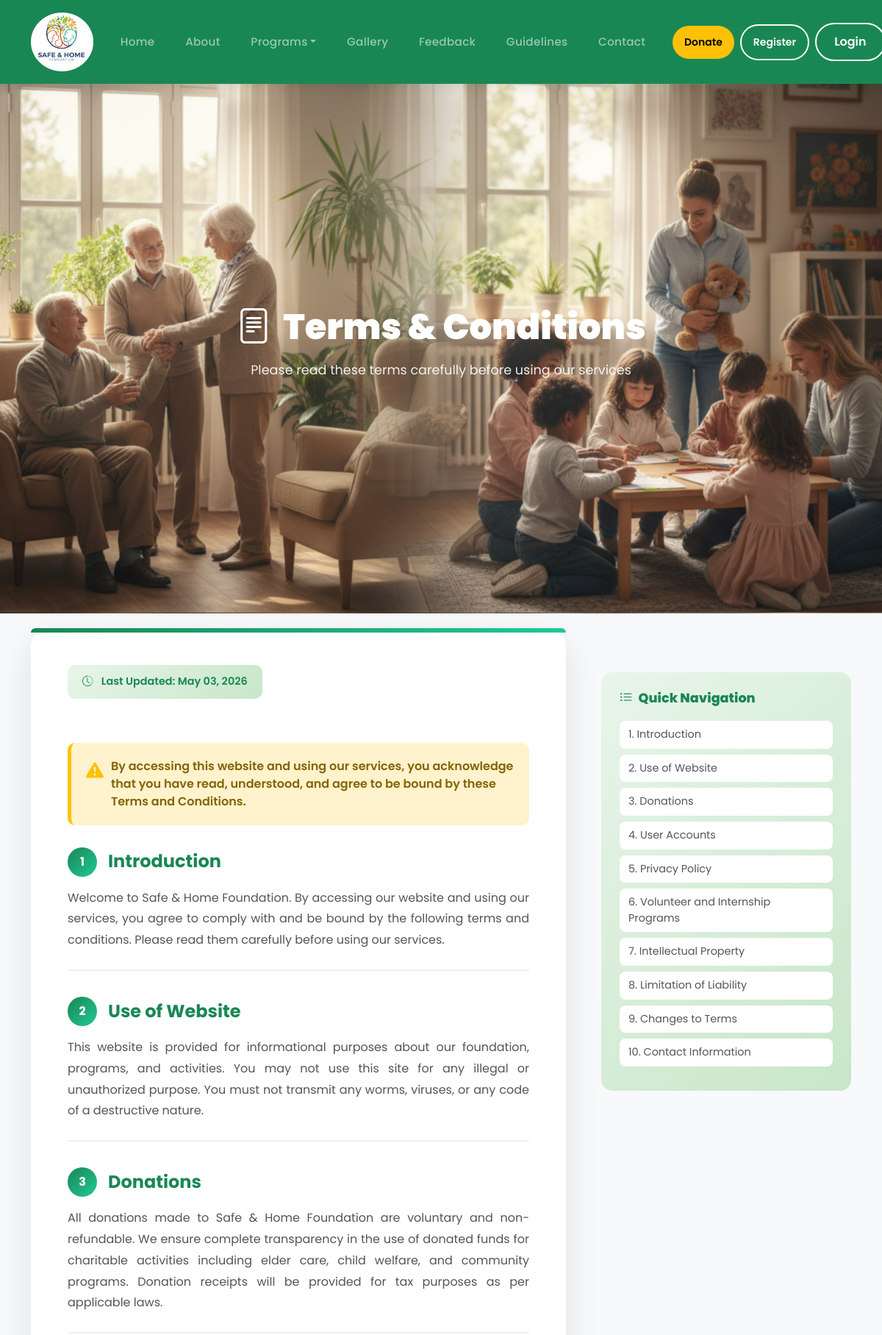
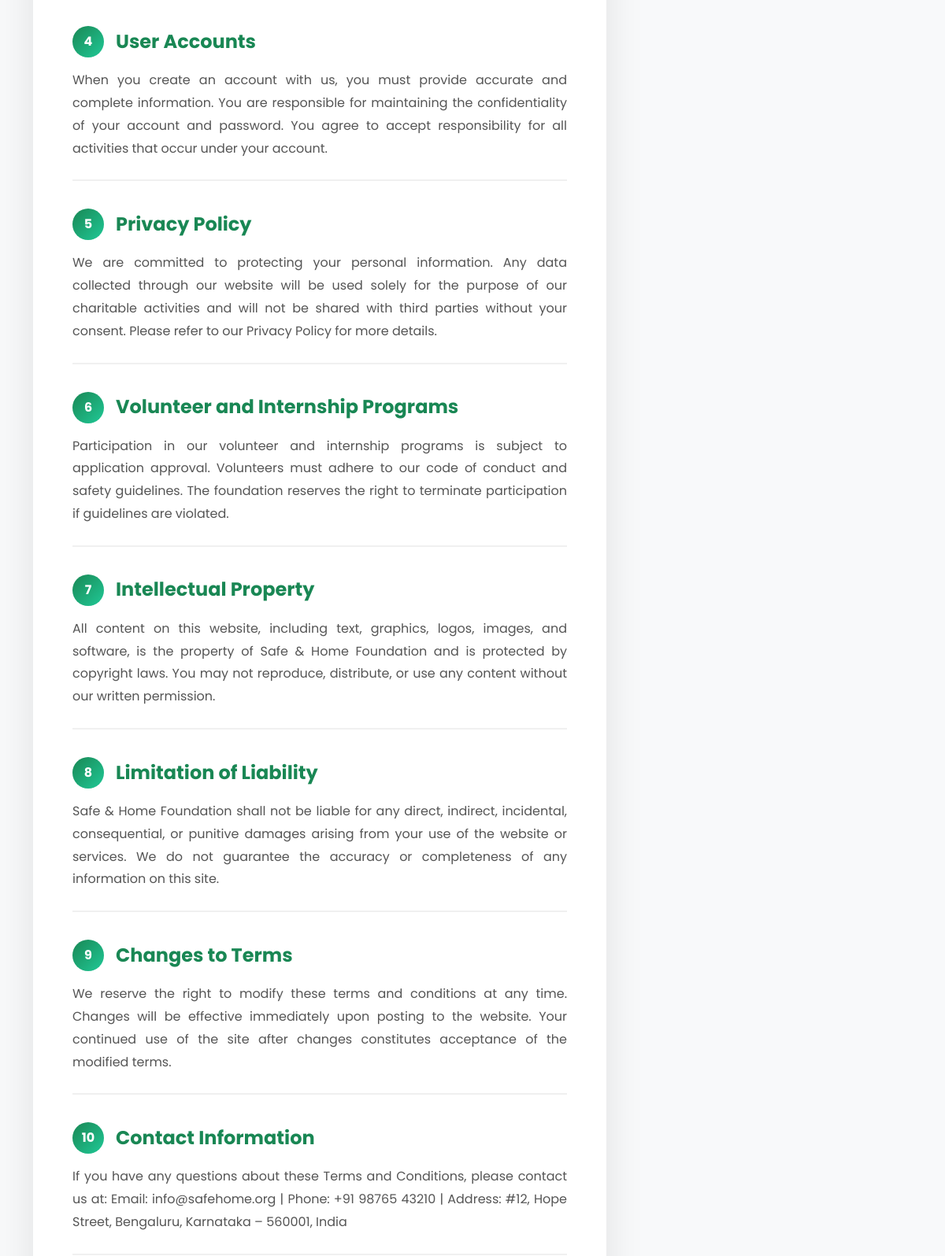
Page /terms.php (upper part) on the committed database (2 pictures, top to bottom).
### tables this page shows
CREATE TABLE `terms_conditions` (
  `id` int(11) NOT NULL,
  `section_title` varchar(200) NOT NULL,
  `section_content` text NOT NULL,
  `section_order` int(11) DEFAULT 0,
  `is_active` tinyint(1) DEFAULT 1,
  `updated_at` timestamp NOT NULL DEFAULT current_timestamp() ON UPDATE current_timestamp()
);

### terms.php (the view, shortened to what this page needs)
<?php
include('includes/db_connect.php');
$result = mysqli_query($conn, "SELECT * FROM terms_conditions WHERE is_active=1 ORDER BY section_order ASC");
$total = mysqli_num_rows($result);
?>
<!doctype html>
<html lang="en">
<head>
  <link href="https://cdn.jsdelivr.net/npm/bootstrap@5.3.3/dist/css/bootstrap.min.css" rel="stylesheet" />
  <link rel="stylesheet" href="https://cdn.jsdelivr.net/npm/bootstrap-icons@1.10.5/font/bootstrap-icons.css">
</head>
<body>
<?php include "./includes/navbar.php" ?>
<section class="hero">
  <div class="container">
    <h1><i class="bi bi-file-text me-3"></i>Terms & Conditions</h1>
    <p class="mt-3">Please read these terms carefully before using our services</p>
  </div>
</section>
<section style="padding: 80px 0;">
  <div class="container">
    <div class="row g-5">
      <div class="col-lg-8">
        <div class="terms-container">
          <div class="last-updated">
            <i class="bi bi-clock-history me-2"></i>
            Last Updated: <?php echo date('F d, Y'); ?>
          </div>
          <div class="notice-box">
            <div class="d-flex align-items-start">
              <i class="bi bi-exclamation-triangle-fill"></i>
              <p>
                By accessing this website and using our services, you acknowledge that you have read, understood,
                and agree to be bound by these Terms and Conditions.
              </p>
            </div>
          </div>
          <?php if($total > 0): ?>
            <?php $counter = 1; ?>
            <?php while($row = mysqli_fetch_assoc($result)): ?>
              <div class="terms-section" id="section<?php echo $counter; ?>">
                <h3 class="section-title">
                  <span class="section-number"><?php echo $counter; ?></span>
                  <?php echo htmlspecialchars($row['section_title']); ?>
                </h3>
                <div class="section-content">
                  <?php echo nl2br(htmlspecialchars($row['section_content'])); ?>
                </div>
              </div>
              <?php $counter++; ?>
            <?php endwhile; ?>
          <?php else: ?>
            <p class="text-muted">Terms and conditions content is being updated. Please check back soon.</p>
          <?php endif; ?>
        </div>
      </div>
      <div class="col-lg-4">
        <div class="toc-card">
          <h5><i class="bi bi-list-ul me-2"></i>Quick Navigation</h5>
          <?php
          $result2 = mysqli_query($conn, "SELECT * FROM terms_conditions WHERE is_active=1 ORDER BY section_order ASC");
          $toc_counter = 1;
          while($toc = mysqli_fetch_assoc($result2)):
          ?>
            <a href="#section<?php echo $toc_counter; ?>" class="toc-item">
              <?php echo $toc_counter; ?>. <?php echo htmlspecialchars($toc['section_title']); ?>
            </a>
            <?php $toc_counter++; ?>
          <?php endwhile; ?>
        </div>
      </div>
    </div>
  </div>
</section>
</body>
</html>

### terms.php (style rules this page uses)
* { font-family: 'Poppins', sans-serif; }
html { scroll-behavior: smooth; }
body { overflow-x: hidden; background: #f8f9fa; }
.hero { background: url("./images/login.png") center/cover no-repeat; min-height: 90vh; display: flex; align-items: center; justify-content: center; text-align: center; position: relative; color: white; }
.hero h1 { font-size: 3rem; font-weight: 900; animation: fadeInUp 1s ease-out; }
.hero p { font-size: 1.1rem; animation: fadeInUp 1.3s ease-out; opacity: 0.9; }
.terms-container { max-width: 1000px; margin: -60px auto 50px; background: white; border-radius: 25px; padding: 50px; box-shadow: 0 15px 50px rgba(0,0,0,0.1); position: relative; }
.terms-container::before { content: ''; position: absolute; top: 0; left: 0; right: 0; height: 6px; background: linear-gradient(90deg, #198754, #20c997); border-radius: 25px 25px 0 0; }
.last-updated { background: linear-gradient(135deg, #e8f5e9, #c8e6c9); color: #198754; padding: 12px 20px; border-radius: 10px; font-size: 0.9rem; font-weight: 600; display: inline-block; margin-bottom: 30px; }
.terms-section { margin-bottom: 35px; padding-bottom: 25px; border-bottom: 2px solid #f0f0f0; animation: fadeInUp 0.8s ease-out backwards; }
.terms-section:nth-child(3) { animation-delay: 0.3s; }
.terms-section:nth-child(4) { animation-delay: 0.4s; }
.terms-section:nth-child(5) { animation-delay: 0.5s; }
.section-number { display: inline-block; width: 40px; height: 40px; background: linear-gradient(135deg, #198754, #20c997); color: white; border-radius: 50%; text-align: center; line-height: 40px; font-weight: 700; margin-right: 15px; font-size: 1rem; }
.section-title { font-size: 1.5rem; font-weight: 700; color: #198754; margin-bottom: 15px; display: flex; align-items: center; }
.section-content { font-size: 1rem; line-height: 1.8; color: #555; text-align: justify; }
.toc-card { background: linear-gradient(135deg, #e8f5e9, #c8e6c9); border-radius: 15px; padding: 25px; position: sticky; top: 100px; }
.toc-card h5 { font-weight: 800; color: #198754; margin-bottom: 20px; font-size: 1.1rem; }
.toc-item { padding: 8px 12px; margin-bottom: 8px; background: white; border-radius: 8px; color: #555; text-decoration: none; display: block; transition: all 0.3s ease; font-size: 0.9rem; }
.notice-box { background: #fff3cd; border-left: 5px solid #ffc107; padding: 20px; border-radius: 10px; margin: 30px 0; }
.notice-box i { font-size: 1.5rem; color: #ffc107; margin-right: 10px; }
.notice-box p { margin: 0; color: #856404; font-weight: 600; }

### rows in the picture
terms_conditions: section_title "Introduction", section_content "Welcome to Safe & Home Foundation. By accessing our website and using our services, you agree to comply with and be bound by the following terms and conditions. Please read them carefully before using our services."
terms_conditions: section_title "Use of Website", section_content "This website is provided for informational purposes about our foundation, programs, and activities. You may not use this site for any illegal or unauthorized purpose. You must not transmit any worms, viruses, or any code of a destructive nature."
terms_conditions: section_title "Donations", section_content "All donations made to Safe & Home Foundation are voluntary and non-refundable. We ensure complete transparency in the use of donated funds for charitable activities including elder care, child welfare, and community programs. Donation receipts will be provided for tax purposes as per applicable laws."
terms_conditions: section_title "User Accounts", section_content "When you create an account with us, you must provide accurate and complete information. You are responsible for maintaining the confidentiality of your account and password. You agree to accept responsibility for all activities that occur under your account."
terms_conditions: section_title "Privacy Policy", section_content "We are committed to protecting your personal information. Any data collected through our website will be used solely for the purpose of our charitable activities and will not be shared with third parties without your consent. Please refer to our Privacy Policy for more details."
terms_conditions: section_title "Volunteer and Internship Programs", section_content "Participation in our volunteer and internship programs is subject to application approval. Volunteers must adhere to our code of conduct and safety guidelines. The foundation reserves the right to terminate participation if guidelines are violated."
terms_conditions: section_title "Intellectual Property", section_content "All content on this website, including text, graphics, logos, images, and software, is the property of Safe & Home Foundation and is protected by copyright laws. You may not reproduce, distribute, or use any content without our written permission."
terms_conditions: section_title "Limitation of Liability", section_content "Safe & Home Foundation shall not be liable for any direct, indirect, incidental, consequential, or punitive damages arising from your use of the website or services. We do not guarantee the accuracy or completeness of any information on this site."
terms_conditions: section_title "Changes to Terms", section_content "We reserve the right to modify these terms and conditions at any time. Changes will be effective immediately upon posting to the website. Your continued use of the site after changes constitutes acceptance of the modified terms."
terms_conditions: section_title "Contact Information", section_content "If you have any questions about these Terms and Conditions, please contact us at: Email: info@safehome.org | Phone: +91 98765 43210 | Address: #12, Hope Street, Bengaluru, Karnataka – 560001, India"
